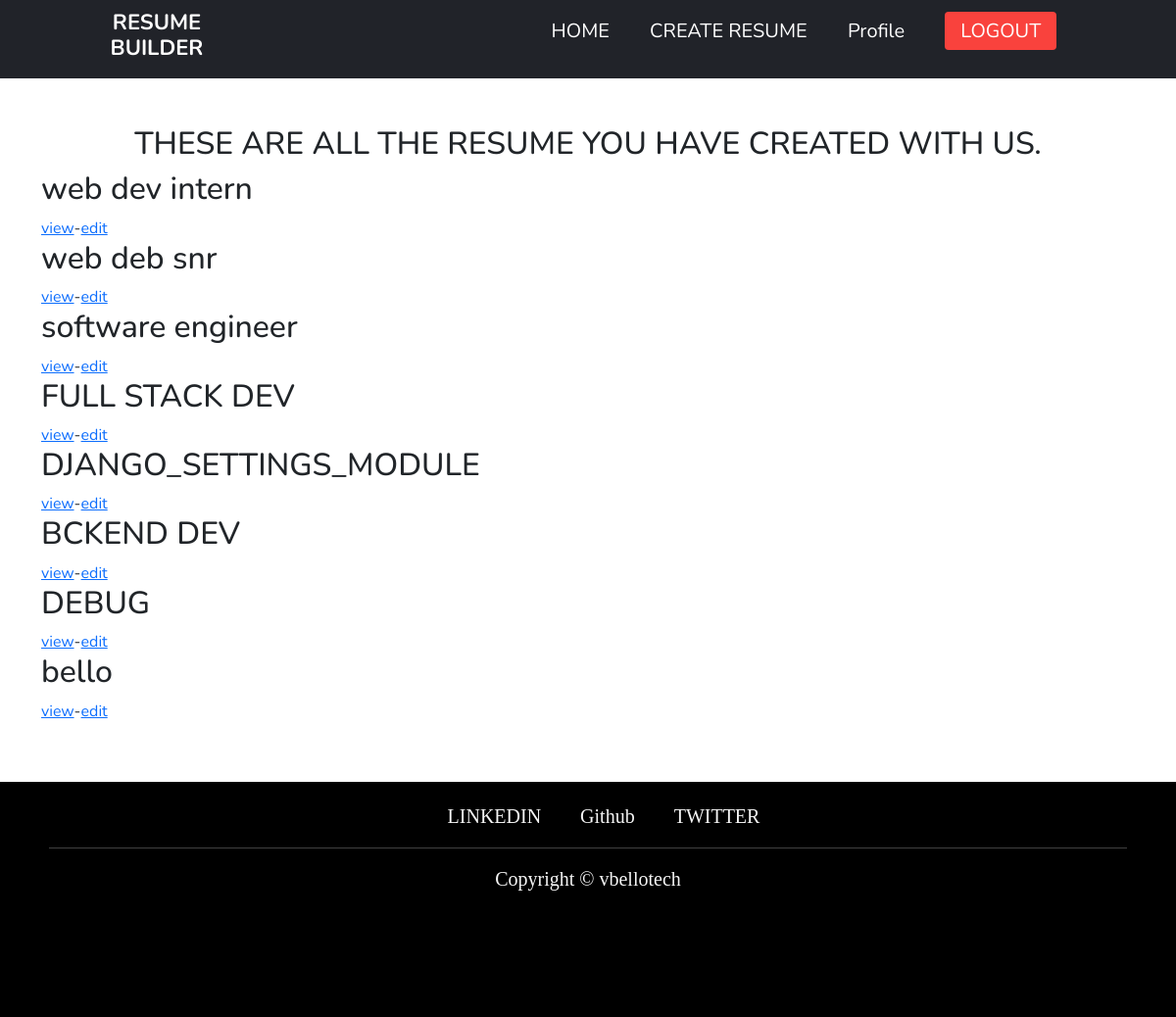
/resume/user/resume/ (signed in), run on an earlier commit of the app's database.
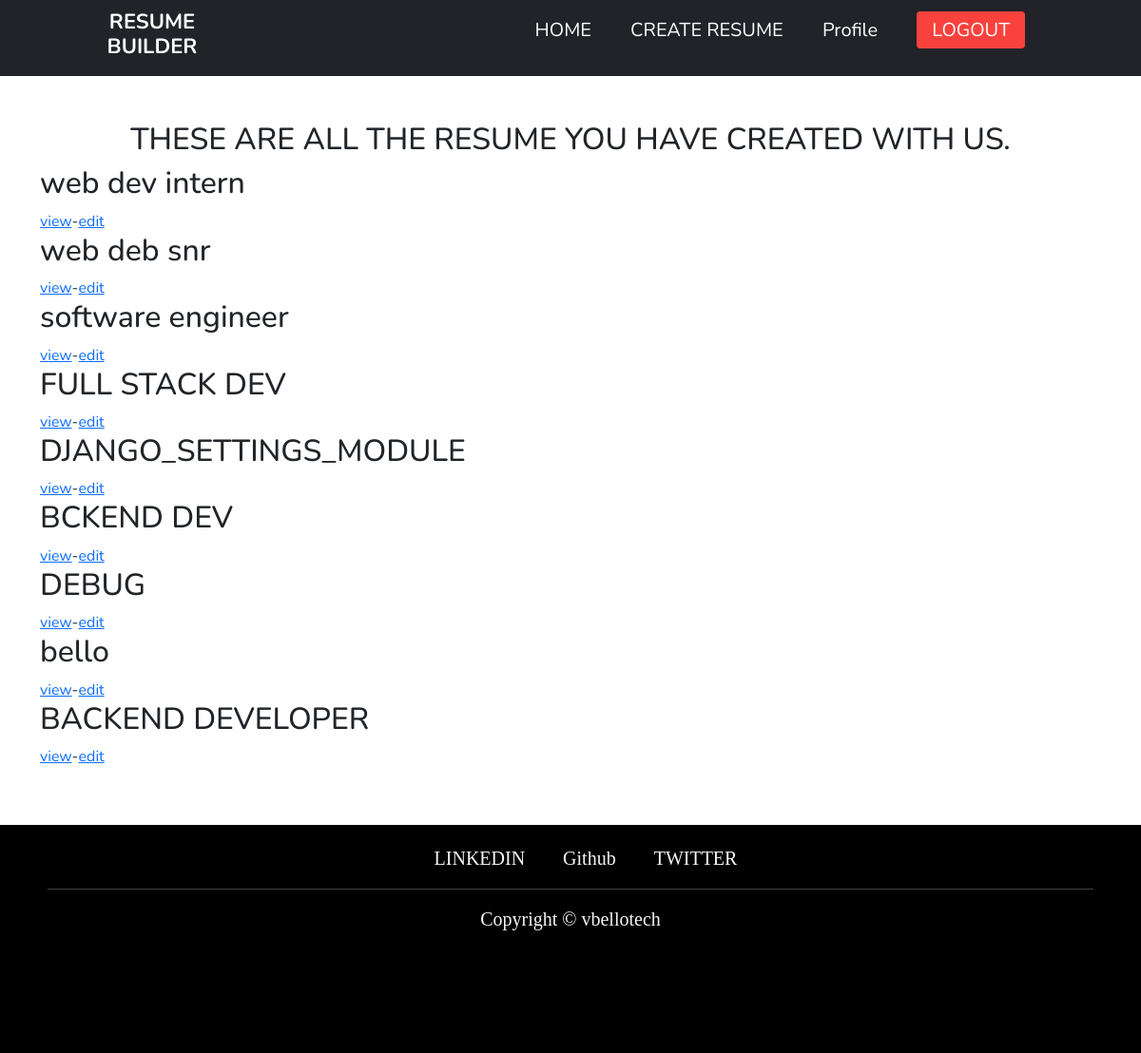
And on a later commit of the database.
### resume/models.py (models this page shows, shortened)
class Resume(models.Model):
    user = models.ForeignKey('auth.user', on_delete=models.CASCADE)
    name = models.CharField(max_length=60)
    resume_link = models.URLField(blank=True, null=True)
    skills = models.ManyToManyField("Tech", related_name="techskill", blank=True)
    slug = models.SlugField(default=create_code())
    def get_preview(self):
        return reverse("resume:preview_resume", kwargs={
            'pk': self.pk,
        })
    def get_resume(self):
        return reverse("resume:resume", kwargs={
            'slug': self.slug,
            'name': self.name,
            'user': self.user,
        })

### resume/views.py (the view)
# urls.py: path('resume/user/resume/', user_resume, name="user_resume"),
@login_required
def user_resume(request):
    resume = Resume.objects.filter(user=request.user)
    context ={
        'user':request.user,
        'resumes':resume,
    }
    return render(request, 'resume/user_resume.html', context)

### templates/resume/user_resume.html
{% extends 'base.html' %}
{% load static %}
{% block content %}
<div class="container">
  <br><br>
<center><h2>THESE ARE ALL THE RESUME YOU HAVE CREATED WITH US.</h2></center>
  {% for resume in resumes %}
    <h2>{{ resume.name }}</h2><a href="{{ resume.get_resume }}">view</a>-<a href="{{ resume.get_preview }}">edit</a>
  {% endfor %}
</div>
{% endblock content %}

What changed in the data, as far as the page shows it:
added Resume: name "BACKEND DEVELOPER"
